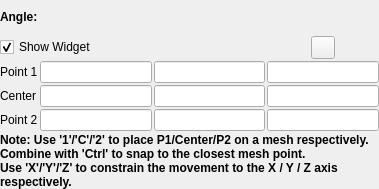
<?xml version="1.0" encoding="UTF-8"?>
<!-- SPDX-FileCopyrightText: Copyright (c) Kitware Inc. -->
<!-- SPDX-License-Identifier: BSD-3-Clause -->
<ui version="4.0">
 <class>AnglePropertyWidget</class>
 <widget class="QWidget" name="AnglePropertyWidget">
  <property name="geometry">
   <rect>
    <x>0</x>
    <y>0</y>
    <width>379</width>
    <height>189</height>
   </rect>
  </property>
  <property name="windowTitle">
   <string>Form</string>
  </property>
  <layout class="QGridLayout" name="gridLayout">
   <property name="leftMargin">
    <number>0</number>
   </property>
   <property name="topMargin">
    <number>0</number>
   </property>
   <property name="rightMargin">
    <number>0</number>
   </property>
   <property name="bottomMargin">
    <number>0</number>
   </property>
   <property name="spacing">
    <number>2</number>
   </property>
   <item row="4" column="0">
    <widget class="QLabel" name="labelPoint1">
     <property name="text">
      <string>Point 1</string>
     </property>
     <property name="wordWrap">
      <bool>true</bool>
     </property>
    </widget>
   </item>
   <item row="5" column="0">
    <widget class="QLabel" name="labelCenter">
     <property name="text">
      <string>Center</string>
     </property>
     <property name="wordWrap">
      <bool>true</bool>
     </property>
    </widget>
   </item>
   <item row="1" column="0" colspan="4">
    <widget class="QLabel" name="labelAngle">
     <property name="font">
      <font>
       <weight>75</weight>
       <bold>true</bold>
      </font>
     </property>
     <property name="text">
      <string>Angle: </string>
     </property>
    </widget>
   </item>
   <item row="6" column="2">
    <widget class="pqDoubleLineEdit" name="point2Y"/>
   </item>
   <item row="5" column="3">
    <widget class="pqDoubleLineEdit" name="centerZ"/>
   </item>
   <item row="6" column="1">
    <widget class="pqDoubleLineEdit" name="point2X"/>
   </item>
   <item row="2" column="0" colspan="3">
    <widget class="QCheckBox" name="show3DWidget">
     <property name="text">
      <string>Show Widget</string>
     </property>
     <property name="checked">
      <bool>true</bool>
     </property>
    </widget>
   </item>
   <item row="5" column="2">
    <widget class="pqDoubleLineEdit" name="centerY"/>
   </item>
   <item row="6" column="3">
    <widget class="pqDoubleLineEdit" name="point2Z"/>
   </item>
   <item row="4" column="2">
    <widget class="pqDoubleLineEdit" name="point1Y"/>
   </item>
   <item row="4" column="1">
    <widget class="pqDoubleLineEdit" name="point1X"/>
   </item>
   <item row="6" column="0">
    <widget class="QLabel" name="labelPoint2">
     <property name="text">
      <string>Point 2</string>
     </property>
     <property name="wordWrap">
      <bool>true</bool>
     </property>
    </widget>
   </item>
   <item row="4" column="3">
    <widget class="pqDoubleLineEdit" name="point1Z"/>
   </item>
   <item row="7" column="0" colspan="4">
    <widget class="QLabel" name="pickLabel">
     <property name="font">
      <font>
       <weight>75</weight>
       <bold>true</bold>
      </font>
     </property>
     <property name="text">
      <string>Note: Use '1'/'C'/'2' to place P1/Center/P2 on a mesh respectively. Combine with 'Ctrl' to snap to the closest mesh point.
Use 'X'/'Y'/'Z' to constrain the movement to the X / Y / Z axis respectively.</string>
     </property>
     <property name="alignment">
      <set>Qt::AlignLeading|Qt::AlignLeft|Qt::AlignTop</set>
     </property>
     <property name="wordWrap">
      <bool>true</bool>
     </property>
    </widget>
   </item>
   <item row="5" column="1">
    <widget class="pqDoubleLineEdit" name="centerX"/>
   </item>
   <item row="2" column="3">
    <layout class="QHBoxLayout" name="toolbarLayout">
     <item>
      <widget class="QToolButton" name="repositionToView">
       <property name="toolTip">
        <string>Reposition ruler to view</string>
       </property>
       <property name="text">
        <string/>
       </property>
       <property name="icon">
        <iconset>
         <normaloff>:/pqWidgets/Icons/pqResetCameraData.svg</normaloff>:/pqWidgets/Icons/pqResetCameraData.svg</iconset>
       </property>
      </widget>
     </item>
    </layout>
   </item>
  </layout>
 </widget>
 <customwidgets>
  <customwidget>
   <class>pqDoubleLineEdit</class>
   <extends>QLineEdit</extends>
   <header>pqDoubleLineEdit.h</header>
  </customwidget>
 </customwidgets>
 <resources/>
 <connections/>
</ui>
